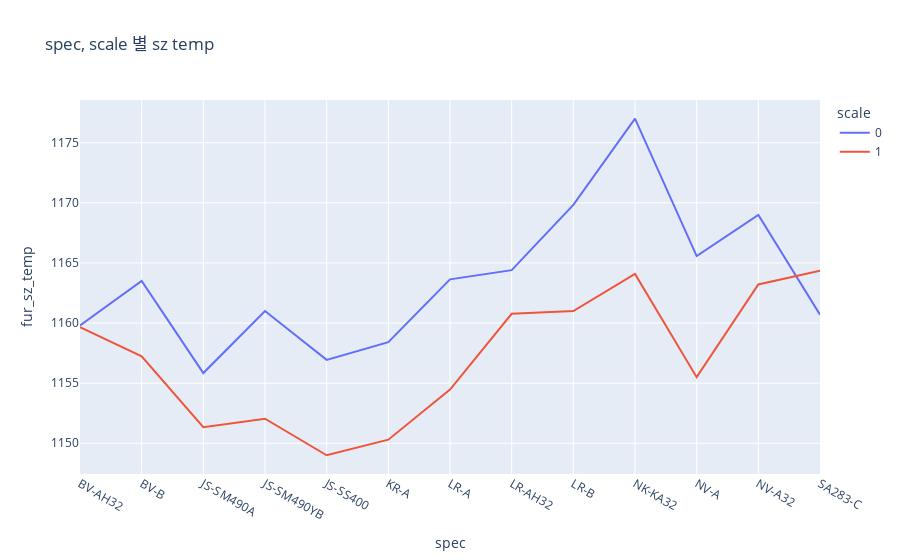

Notebook source saved alongside this figure:
### Code cell
px.line(ans01, x='spec',y='fur_sz_temp', color='scale', title='spec, scale 별 sz temp')

### Figure 1 — Plotly figure (JSON) as saved in the notebook; plotly's stock layout.template omitted (floating-point values rounded to 4 significant figures)
{"data": [{"hovertemplate": "scale=0<br>spec=%{x}<br>fur_sz_temp=%{y}<extra></extra>", "legendgroup": "0", "line": {"color": "#636efa", "dash": "solid"}, "marker": {"symbol": "circle"}, "mode": "lines", "name": "0", "orientation": "v", "showlegend": true, "type": "scatter", "x": ["BV-AH32", "BV-B", "JS-SM490A", "JS-SM490YB", "JS-SS400", "KR-A", "LR-A", "LR-AH32", "LR-B", "NK-KA32", "NV-A", "NV-A32", "SA283-C"], "xaxis": "x", "y": [1160.0, 1164.0, 1156.0, 1161, 1157.0, 1158.0, 1164.0, 1164.0, 1170.0, 1177, 1166.0, 1169, 1161.0], "yaxis": "y"}, {"hovertemplate": "scale=1<br>spec=%{x}<br>fur_sz_temp=%{y}<extra></extra>", "legendgroup": "1", "line": {"color": "#EF553B", "dash": "solid"}, "marker": {"symbol": "circle"}, "mode": "lines", "name": "1", "orientation": "v", "showlegend": true, "type": "scatter", "x": ["BV-AH32", "BV-B", "JS-SM490A", "JS-SM490YB", "JS-SS400", "KR-A", "LR-A", "LR-AH32", "LR-B", "NK-KA32", "NV-A", "NV-A32", "SA283-C"], "xaxis": "x", "y": [1160.0, 1157.0, 1151.0, 1152.0, 1149, 1150.0, 1154.0, 1161.0, 1161, 1164.0, 1156.0, 1163.0, 1164.0], "yaxis": "y"}], "layout": {"legend": {"title": {"text": "scale"}, "tracegroupgap": 0}, "title": {"text": "spec, scale 별 sz temp"}, "xaxis": {"anchor": "y", "domain": [0, 1], "title": {"text": "spec"}}, "yaxis": {"anchor": "x", "domain": [0, 1], "title": {"text": "fur_sz_temp"}}}}
